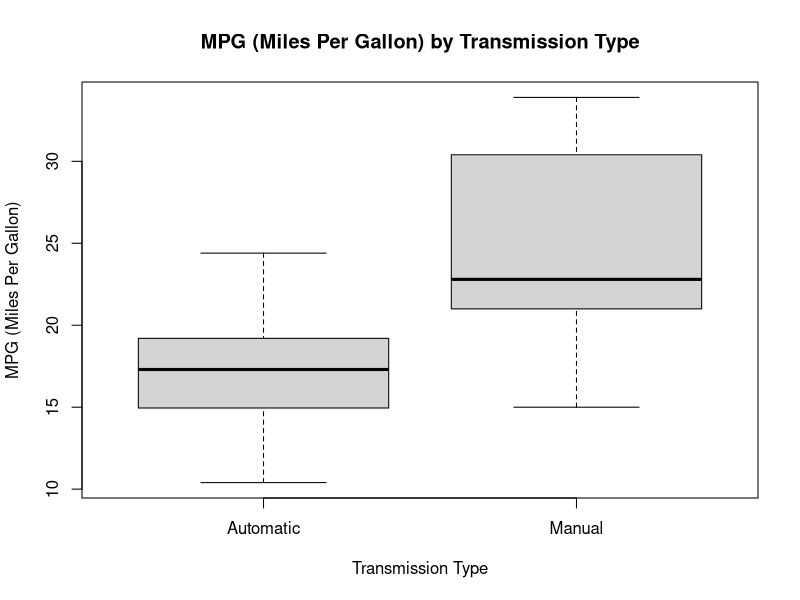
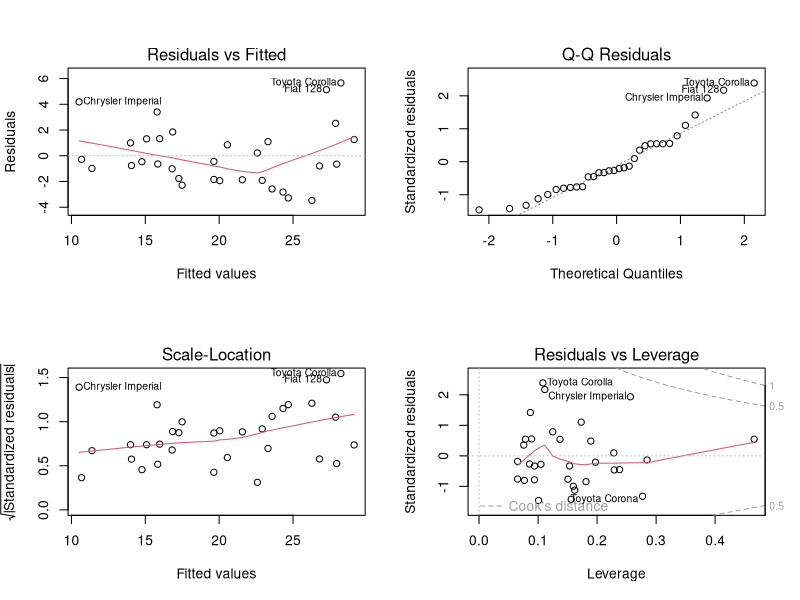

These charts were generated, in order, by the following R code:
## ---- chunk 1
knitr::opts_chunk$set(echo = TRUE)
## ---- chunk 2
library(datasets)
data(mtcars)

str(mtcars)
head(mtcars)
## ---- chunk 3
#Converting the 'am' variable to a factor with 2 lvls: 'Manual' as 1, and 'Automatic' as 0
mtcars$am <- factor(mtcars$am, labels = c("Automatic", "Manual"))
## ---- chunk 4
mean.mpg <- aggregate(mpg ~ am, mtcars, mean)

boxplot(mpg ~ am, data = mtcars, xlab = "Transmission Type", ylab = "MPG (Miles Per Gallon)", main = "MPG (Miles Per Gallon) by Transmission Type")
## ---- chunk 5
t.test(mtcars$mpg ~ mtcars$am)
## ---- chunk 6
fit <- lm(mpg ~ am, data = mtcars)
summary(fit)
## ---- chunk 7
fit2 <- lm(mpg ~ am + cyl + hp + wt, data = mtcars)
summary(fit2)
## ---- chunk 8
par(mfrow = c(2,2))
plot(fit2)
